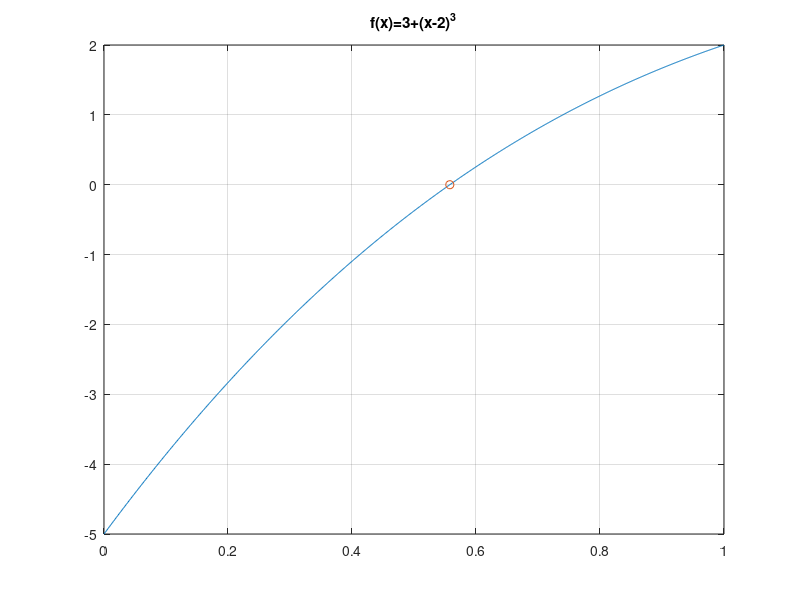

MATLAB code to generate this figure:
% Fundamentos de Robotica
% Ejemplo: Metodo de Newton en 1D
% ================================
% Encontrar la interseccion con cero de f(x)=3+(x-2).^3

% Valor inicial (cualquier valor)
x0 = 0;
% Iteraciones del metodo de Newton
for i=1:10
   x0 = x0 - (3+(x0-2)^3)/(3*(x0-2)^2);
end
disp(['Interseccion en: ' num2str(x0)])

% Grafico de la funcion
x = 0:0.001:1;
y = 3 + (x-2).^3;
plot(x,y), hold on, plot(x0,0,'o'), grid on
title('f(x)=3+(x-2)^3')
